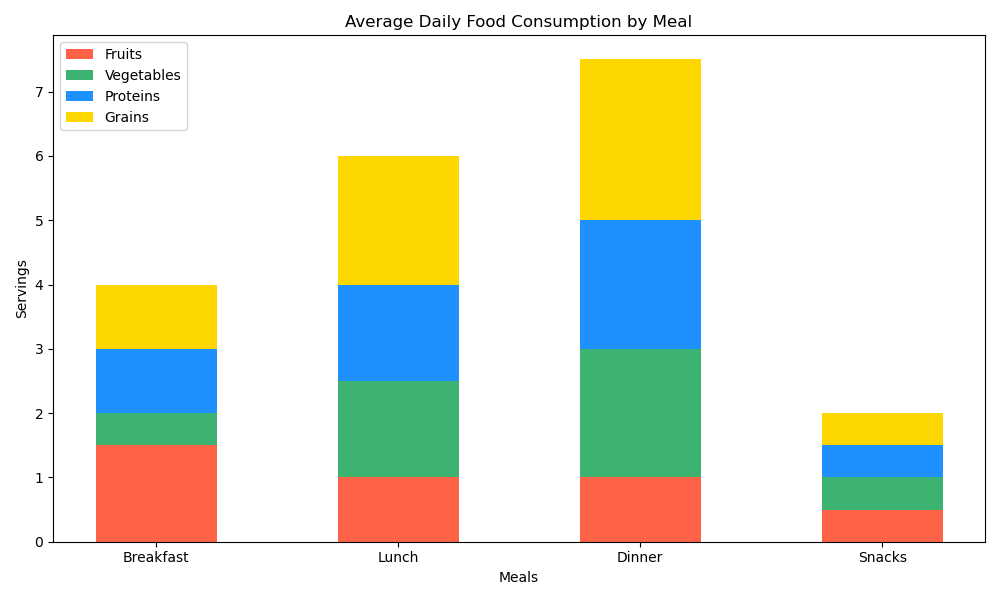

Here is the Python script that generated this plot:

import matplotlib.pyplot as plt

# Data
categories = ['Breakfast', 'Lunch', 'Dinner', 'Snacks']
fruits = [1.5, 1.0, 1.0, 0.5]
vegetables = [0.5, 1.5, 2.0, 0.5]
proteins = [1.0, 1.5, 2.0, 0.5]
grains = [1.0, 2.0, 2.5, 0.5]

# Offsets for stacked bars
bottom_offset_fruits = [0, 0, 0, 0]
bottom_offset_vegetables = [a+b for a, b in zip(bottom_offset_fruits, fruits)]
bottom_offset_proteins = [a+b for a, b in zip(bottom_offset_vegetables, vegetables)]
bottom_offset_grains = [a+b for a, b in zip(bottom_offset_proteins, proteins)]

# Create vertical bar chart
fig, ax = plt.subplots(figsize=(10, 6))  # Changed chart size

# Stacked bars
ax.bar(categories, fruits, width=0.5, bottom=bottom_offset_fruits, color='#FF6347')  # Tomato
ax.bar(categories, vegetables, width=0.5, bottom=bottom_offset_vegetables, color='#3CB371')  # MediumSeaGreen
ax.bar(categories, proteins, width=0.5, bottom=bottom_offset_proteins, color='#1E90FF')  # DodgerBlue
ax.bar(categories, grains, width=0.5, bottom=bottom_offset_grains, color='#FFD700')  # Gold

# Add some text for labels, title, and custom y-axis tick labels, etc.
ax.set_ylabel('Servings')
ax.set_title('Average Daily Food Consumption by Meal')
ax.set_xticks(range(len(categories)))
ax.set_xticklabels(categories)
ax.set_xlabel('Meals')

# Display the legend
ax.legend(['Fruits', 'Vegetables', 'Proteins', 'Grains'], loc='upper left')

# Display the plot
plt.tight_layout()

plt.show()
